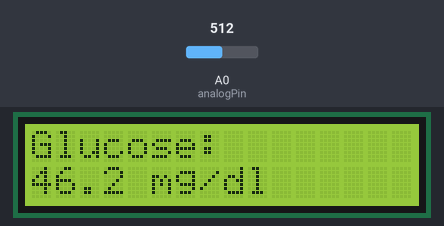
This sketch was run on a simulated Arduino Uno, built with avr-gcc and run on an emulated ATmega328P. On the bench: 16×2 character LCD. Inputs (shaded band) come from the test bench; at power-on: A0 (analogPin) = 512. What the sketch prints to the serial monitor is not drawn.

Above: at 1.2 s.
1.3 s: A0 (analogPin) set to 716
At 5.3 s:
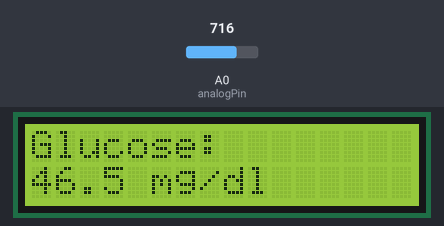
5.4 s: A0 (analogPin) set to 900
At 9.4 s:
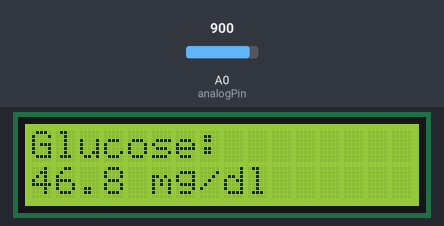
9.5 s: A0 (analogPin) set to 1023
At 19.3 s:
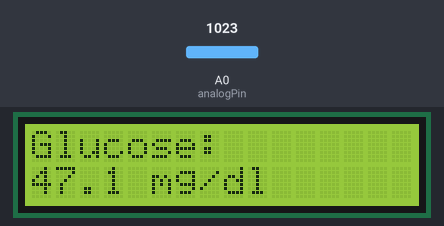
Timing chart, 0 to 19.6 s (numbered marks = the images above; inputs shaded):
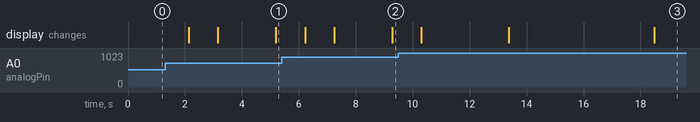

The sketch:

gulcose_sensor_final.ino
```cpp
#include <Wire.h>
#include <LiquidCrystal_I2C.h>

LiquidCrystal_I2C lcd(0x3F, 16, 2); // I2C address 0x27, 16 columns, 2 rows

const int analogPin = A0;
const float A = 8e-5;
const float B = 0.1873;
const float C = 46.131;

const int numReadings = 10;
int readings[numReadings];
int readIndex = 0;
long total = 0;

void setup() {
  Wire.begin();
  lcd.begin();  // Initialize the LCD
// Turn on the backlight
  Serial.begin(9600);
  pinMode(analogPin, INPUT);
  for (int i = 0; i < numReadings; i++) {
    readings[i] = 0;
  }
}

void loop() {
  int rawValue = analogRead(analogPin);
  total -= readings[readIndex];
  readings[readIndex] = rawValue;
  total += rawValue;
  readIndex = (readIndex + 1) % numReadings;
  float averageVoltage = (float)total / numReadings * 5.0 / 1024.0;

  float glucoseConcentration = A * pow(averageVoltage, 2) + B * averageVoltage + C;

  lcd.clear();
  lcd.setCursor(0, 0);
  lcd.print("Glucose:");
  lcd.setCursor(0, 1);
  lcd.print(glucoseConcentration, 1);
  lcd.print(" mg/dl");
  Serial.print("Glucose: ");
  Serial.print(glucoseConcentration, 1);
  Serial.println(" mg/dl");

  delay(1000);
}
```
